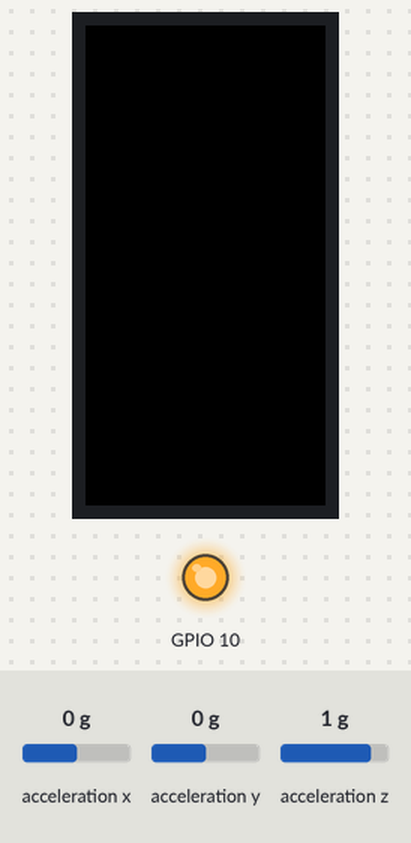
Bench run of a program on a simulated ESP32. On the bench: 80×160 colour display, output pins drawn as LEDs (lit = HIGH). Inputs (shaded band) come from the test bench; at power-on: acceleration x 0 g, acceleration y 0 g, acceleration z 1 g.

Above: at 1.3 s.
1.4 s: acceleration x set to -1.4 g
At 1.58 s:
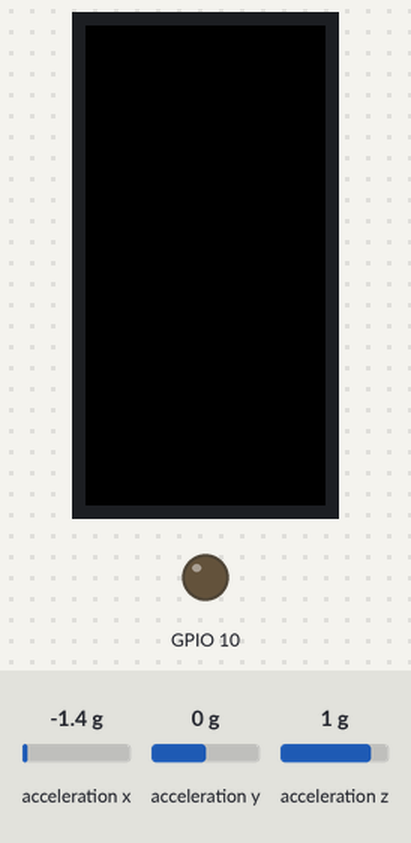
Timing chart, 0 to 4.4 s (numbered marks = the images above; inputs shaded):
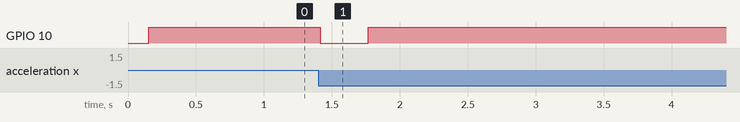

Measured:
- after the input at 1.4 s, GPIO 10: HIGH → LOW at once, → HIGH 0.35 s later

The program:

main.cpp
```cpp
// (licence header left out)
#include <M5StickC.h>
#include <esp_now.h>
#include <WiFi.h>
#include "average.h"

namespace {

bool _moving = false;

// 動作継続タイマ
unsigned long _timer;

// 再送タイマ
unsigned long _next_sendtimer;

// 現在の加速度
float _x, _y, _z;
constexpr int POINTS = 5;
Average _ax(POINTS), _ay(POINTS), _az(POINTS);

constexpr uint8_t CHANNEL = 1;
constexpr uint8_t BROADCAST[] = {
  0xff, 0xff, 0xff, 0xff, 0xff, 0xff
};

void setup_esp_now() {
  WiFi.mode(WIFI_STA);
  WiFi.disconnect();
  if (::esp_now_init() != ESP_OK) {
    ::esp_restart();
  }
  esp_now_peer_info_t info = {};
  ::memcpy(info.peer_addr, BROADCAST, 6);
  info.channel = CHANNEL;
  info.encrypt = false;
  if (::esp_now_add_peer(&info) != ESP_OK) {
    ::esp_restart();
  }
}

void send_esp_now(bool force) {
  const auto now = ::millis();
  if (force || _next_sendtimer < now) {
    uint8_t i = _moving ? 1 : 0;
    ::esp_now_send(BROADCAST, &i, 1);
    digitalWrite(G10, !_moving ? HIGH : LOW);
    _next_sendtimer = now + 200;
  }
}

}  // namespace

void setup() {
  M5.begin();
  ::pinMode(G10, OUTPUT);

  M5.Imu.Init();
  M5.IMU.getAccelData(&_x, &_y, &_z);
  _ax.begin(_x);
  _ay.begin(_y);
  _az.begin(_z);

  setup_esp_now();
}

void loop() {
  float cx, cy, cz;
  M5.IMU.getAccelData(&cx, &cy, &cz);
  cx = _ax.add(cx);
  cy = _ay.add(cy);
  cz = _az.add(cz);

  const float dx = ::abs(cx - _x);
  const float dy = ::abs(cy - _y);
  const float dz = ::abs(cz - _z);

  const bool moving = _moving;
  const auto now = ::millis();
  constexpr float thres = 0.04f;
  if ((dx > thres) || (dy > thres) || (dz > thres)) {
    _moving = true;
    _timer = now + 150;
  }
  if (_moving && _timer < now) {
    _moving = false;
  }
  send_esp_now(moving != _moving);

  _x = cx;
  _y = cy;
  _z = cz;
  ::delay(50);
}
```

average.h
```cpp
// (licence header left out)
#ifndef AVERAGE_H_
#define AVERAGE_H_

// 移動平均
class Average {
  const int _points;
  float* _data;
  float _sum;
  int _count, _write_idx;

 public:
  explicit Average(int points) : _points(points), _data(nullptr) {
  }
  ~Average() {
    if (_data != nullptr)
      delete[] _data;
  }
  void begin() {
    _data = new float[_points];
    clear();
  }
  void begin(float v) {
    begin();
    add(v);
  }
  void clear() {
    _count = 0;
    _write_idx = 0;
    _sum = 0.f;
  }
  float add(float v) {
    if (_data == nullptr) return 0.f;
    if (_count < _points) {
      ++_count;
    } else {
      _sum -= _data[_write_idx];
    }
    _sum += v;
    _data[_write_idx] = v;
    _write_idx = (_write_idx + 1) % _points;
    return get();
  }
  float get() const {
    return _count > 0.f ? _sum / _count : 0.f;
  }
};

#endif  // AVERAGE_H_
```
